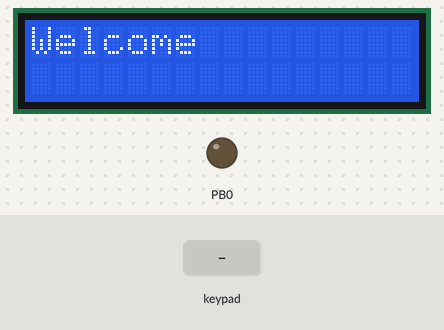
A program run on a simulated ATmega162, built with avr-gcc and emulated at 1 MHz. Shown: 16×2 character LCD, output pins drawn as LEDs (lit = HIGH). Wiring (inferred from the names in the program): character LCD (HD44780): RS PC0; R/W PC1; E PC2; data PA0, PA1, PA2, PA3, PA4, PA5, PA6, PA7. Wiring (inferred from the signals the program sends): 4×4 keypad with keys 1 2 3 A 4 5 6 B 7 8 9 C * 0 # D (labels assumed): rows PD0, PD1, PD2, PD3; columns PD4, PD5, PD6, PD7. Inputs (shaded band) come from the test bench. Pins used as bus, display or sensor lines are not drawn.

Above: at 1.2 s.
1.3 s: key '8' pressed
4.3 s: key '0' pressed
At 5.0 s:
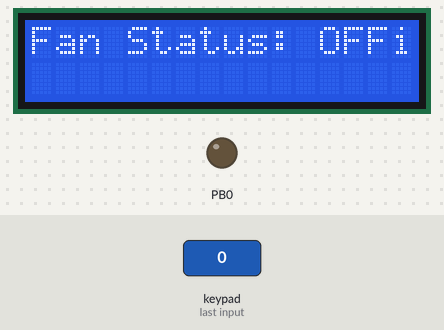
7.3 s: key '7' pressed
10.3 s: key '0' pressed
At 11.4 s:
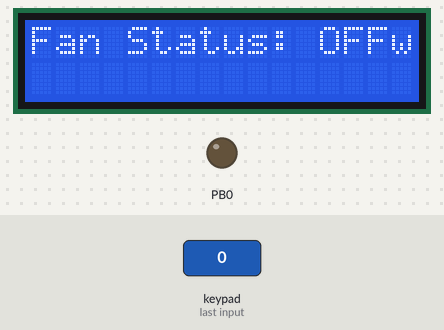
13.3 s: key '0' pressed
At 14.9 s:
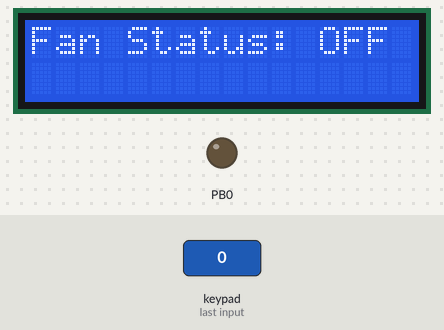
16.3 s: key '8' pressed
At 16.65 s:
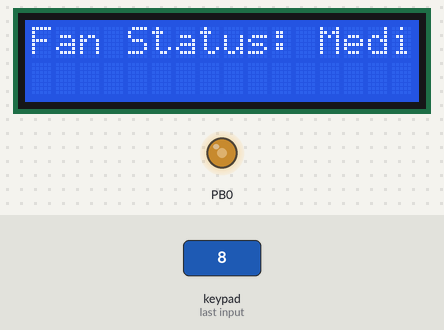
Timing chart, 0 to 19.6 s (numbered marks = the images above; inputs shaded):
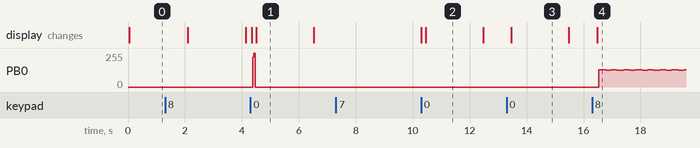

The program:

main.c
```c
/*
 * FanControl.c
 *
 * Created: 7/11/2023 4:00:00 PM
 * Author : Irtaza
 */

#define F_CPU 1000000UL
#include <avr/io.h>
#include <avr/interrupt.h>
#include <util/delay.h>

// LCD pin configuration
#define LCD_DATA_PORT PORTA
#define LCD_CONTROL_PORT PORTC
#define LCD_RS_PIN PC0
#define LCD_RW_PIN PC1
#define LCD_EN_PIN PC2

// Keypad pin configuration
#define KEY_PRT PORTD
#define KEY_PIN PIND
#define KEY_DDR DDRD


// Function prototypes
char KEYPAD_getKey();
void LCD_init();
void LCD_command(unsigned char cmd);
void LCD_data(unsigned char data);
void LCD_string(const char* str);
void delay_ms(uint16_t ms);
void motorSpeed(uint8_t speed);

char key1;
static char count = '0';

int main(void) {

	DDRB = 0b00000001;
	TCCR1B |= (1 << CS10) | (1 << CS12) | (1 << WGM10);
	// Initialize peripherals
	LCD_init();

	// Display "Welcome" message
	LCD_command(0x80); // Set cursor to first line
	LCD_string("Welcome");

	// Delay for a certain period
	delay_ms(2000); // Delay for 2 seconds

	// Clear the display
	LCD_command(0x01); // Clear display

	// Display "Fan Status: ON" message
	LCD_command(0x80); // Set cursor to first line
	LCD_string("Fan Status: ON");

	// Delay for a certain period
	delay_ms(2000); // Delay for 2 seconds

	// Clear the display
	LCD_command(0x01); // Clear display

	LCD_string("Press a key");

	KEY_DDR = 0x0F;
	KEY_PRT = 0xF0;
	char key;

	// Main program loop
	while (1) {
		KEY_PRT=0xF0;
		if (KEY_PIN!=0xF0){
			key=KEYPAD_getKey();
			count='0';
		}
		// Read keypad input
		// Process keypad input
		if (key == '1') {
			if (count == '0') {
				LCD_command(0x80); // Set cursor to first line
				LCD_string("Fan Status: Slow");
				TCNT1 = 0;
				count = '1';
			}
			motorSpeed(1);
		}
		else if (key == '2') {
			if (count == '0') {
				LCD_command(0x80); // Set cursor to first line
				LCD_string("Fan Status: Medium");
				TCNT1 = 0;
				count = '1';
			}
			motorSpeed(2);
		}
		else if (key =='3'){
			if (count == '0') {
				LCD_command(0x80);
				LCD_string("Fan Status: Fast");
				TCNT1 = 0;
				count = '1';
			}
			motorSpeed(3);
		}
		else if (key=='0'){
			PORTB=0;
			// Display "Fan Status: OFF" message
			if (count=='0'){
				LCD_command(0x80); // Set cursor to first line
				LCD_string("Fan Status: OFF");
				// Delay for a certain period
				delay_ms(2000); // Delay for 2 seconds
				// Clear the display
				LCD_command(0x01); // Clear display
				count='1';
			}
		}
	}

	return 0;
}

// Function to read a key from the keypad
char KEYPAD_getKey() {
	PORTD=0b11111011;
	if ((PIND & (1<<PIND4))==0){
		_delay_ms(125);
		return '1';
	}
	else if((PIND & (1<<PIND5))==0){
		_delay_ms(125);
		return '2';
	}
	else if((PIND & (1<<PIND6))==0){
		_delay_ms(125);
		return '3';
	}
	PORTD=0b11110111;
	if ((PIND & (1<<PIND5))==0){
		_delay_ms(125);
		return '0';
	}
}
// Function to initialize the LCD
void LCD_init() {

	// Configure LCD control pins as outputs
	DDRC |= (1 << LCD_RS_PIN) | (1 << LCD_RW_PIN) | (1 << LCD_EN_PIN);

	// Configure LCD data port as outputs
	DDRA = 0xFF;

	// Initialize LCD in 4-bit mode
	_delay_ms(15);               // Wait for LCD to power up
	LCD_command(0x02);           // Return Home
	LCD_command(0x28);           // 4-bit, 2-line, 5x8 font
	LCD_command(0x0C);           // Display ON, Cursor OFF
	LCD_command(0x06);           // Entry mode - Auto-increment cursor
	LCD_command(0x01);           // Clear display
	_delay_ms(2);                // Wait for Clear display command to complete
}

// Function to send a command to the LCD
void LCD_command(unsigned char cmd) {
	// Send upper nibble
	LCD_DATA_PORT = (LCD_DATA_PORT & 0x0F) | (cmd & 0xF0);
	LCD_CONTROL_PORT &= ~(1 << LCD_RS_PIN);  // RS = 0 for command
	LCD_CONTROL_PORT &= ~(1 << LCD_RW_PIN);  // RW = 0 for write
	LCD_CONTROL_PORT |= (1 << LCD_EN_PIN);   // EN = 1 to enable
	_delay_us(1);
	LCD_CONTROL_PORT &= ~(1 << LCD_EN_PIN);  // EN = 0 to latch data

	_delay_us(100);

	// Send lower nibble
	LCD_DATA_PORT = (LCD_DATA_PORT & 0x0F) | (cmd << 4);
	LCD_CONTROL_PORT |= (1 << LCD_EN_PIN);   // EN = 1 to enable
	_delay_us(1);
	LCD_CONTROL_PORT &= ~(1 << LCD_EN_PIN);  // EN = 0 to latch data

	_delay_ms(2);
}

// Function to send data to the LCD
void LCD_data(unsigned char data) {
	// Send upper nibble
	LCD_DATA_PORT = (LCD_DATA_PORT & 0x0F) | (data & 0xF0);
	LCD_CONTROL_PORT |= (1 << LCD_RS_PIN);  // RS = 1 for data
	LCD_CONTROL_PORT &= ~(1 << LCD_RW_PIN);  // RW = 0 for write
	LCD_CONTROL_PORT |= (1 << LCD_EN_PIN);   // EN = 1 to enable
	_delay_us(1);
	LCD_CONTROL_PORT &= ~(1 << LCD_EN_PIN);  // EN = 0 to latch data

	_delay_us(100);

	// Send lower nibble
	LCD_DATA_PORT = (LCD_DATA_PORT & 0x0F) | (data << 4);
	LCD_CONTROL_PORT |= (1 << LCD_EN_PIN);   // EN = 1 to enable
	_delay_us(1);
	LCD_CONTROL_PORT &= ~(1 << LCD_EN_PIN);  // EN = 0 to latch data

	_delay_ms(2);
}
// Function to send a string to the LCD
void LCD_string(const char* str) {
	while (*str) {
		LCD_data(*str++);
	}
}
// Function to delay for a given number of milliseconds
void delay_ms(uint16_t ms) {
	for (uint16_t i = 0; i < ms; i++) {
		_delay_ms(1);
	}
}
// Function to control the motor speed
void motorSpeed(uint8_t speed) {

	if (TCNT1==5){
		PORTB=0;
	}
	if(speed==1){
		if(TCNT1==20){
			PORTB=1;
			TCNT1=0;
		}
	}
	if (speed==2){
		if(TCNT1==10){
			PORTB=1;
			TCNT1=0;
		}

	}
	if (speed==3){
		if(TCNT1==5){
			PORTB=1;
			TCNT1=0;
		}

	}

}
```

Measured:
- after the input at 4.3 s, the display: first differs from a run without the input after 0.21 s (image 1)
- after the input at 10.3 s, PB0: stays 0/255 (without the input it goes to 255/255 after 3.0 s)
- after the input at 13.3 s, the display: changes after 0.16 s (image 3)
- after the input at 16.3 s, PB0: 0/255 → 130/255 after 0.24 s, then repeats every 1.3 s: 124/255 0.20 s, 131/255 0.20 s, 124/255 0.24 s, 131/255 0.20 s, 124/255 0.20 s, 130/255 0.24 s; the display: changes after 0.19 s (image 4)
- what the display in image 1 shows lasts 2.0 s, from 4.5 s to 6.5 s
